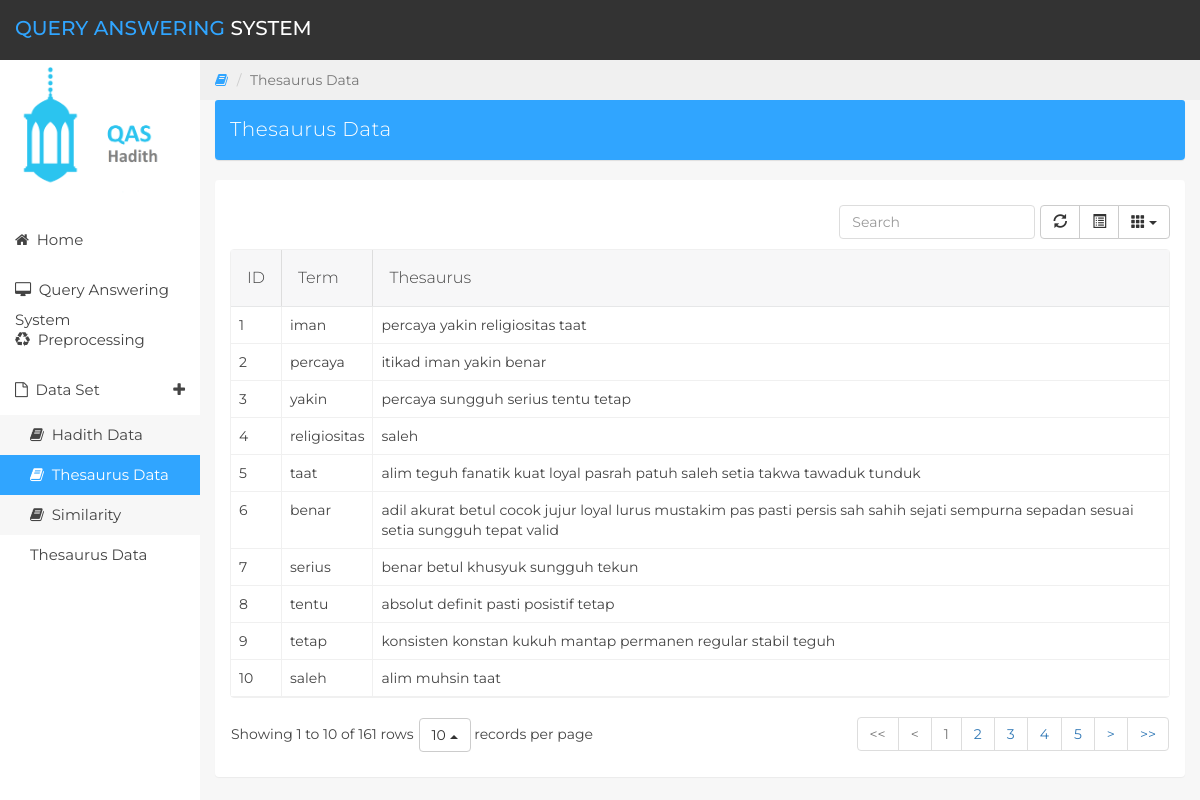
Screenshot of /data_thesaurus.php with the database file from the repository.
### tables this page shows
CREATE TABLE `tb_tes` (
  `id_tes` int(10) NOT NULL,
  `term` varchar(100) NOT NULL,
  `tesaurus` varchar(800) NOT NULL
);

### data_thesaurus.php (the view, shortened to what this page needs)
<!DOCTYPE html>
<html>
<?php
    include("koneksi.php");
?>
<head>
		<link href="css/bootstrap.min.css" rel="stylesheet">
		<link href="css/font-awesome.min.css" rel="stylesheet">
		<link href="css/datepicker3.css" rel="stylesheet">
		<link href="css/bootstrap-table.css" rel="stylesheet">
		<link href="css/styles.css" rel="stylesheet">
	</head>
	<body>
    <nav class="navbar navbar-custom navbar-fixed-top" role="navigation">
			<div class="container-fluid">
				<div class="navbar-header">
					<a class="navbar-brand" href="#"><span>Query Answering</span> System</a>
				</div>
			</div>
		</nav>
		<div id="sidebar-collapse" class="col-sm-3 col-lg-2 sidebar">
			<div>
				<img src="images/qas_hadith_icon.png" width="180" class="img-responsive" alt="">
			</div>
			<ul class="nav menu">
				<li><a class="" href="index.php"><em class="fa fa-home">&nbsp;</em> Home</a></li>
				<li><a class="" href="search.php"><span class="fa fa-desktop">&nbsp;</span> Query Answering System</a></li>
				<li><a class="" href="preprocessing.php"><span class="fa fa-recycle">&nbsp;</span> Preprocessing</a></li>
				<li class="parent "><a data-toggle="collapse" href="#sub-item-1">
					<em class="fa fa-file-o">&nbsp;</em> Data Set <span data-toggle="collapse" href="#sub-item-1" class="icon pull-right"><i class="fa fa-plus"></i></span>
					</a>
					<ul class="children collapse in" id="sub-item-1">
						<li class=""><a class="" href="dataset.php"><span class="fa fa-book">&nbsp;</span>
							Hadith Data
						</a></li>
						<li><a class="active" href="data_thesaurus.php"><span class="fa fa-book">&nbsp;</span>
							Thesaurus Data
						</a></li>
						<li><a class="" href="data_sim_thesaurus.php"><span class="fa fa-book">&nbsp;</span>
							Similarity Thesaurus Data
						</a></li>
					</ul>
				</li>
			</ul>
        </div>
		<div class="col-sm-9 col-sm-offset-3 col-lg-10 col-lg-offset-2 main">
			<div class="row">
				<ol class="breadcrumb">
					<li><a href="#">
						<em class="fa fa-book"></em>
					</a></li>
					<li class="active">Thesaurus Data</li>
				</ol>
			</div>
			<div class="row">
				<div class="col-lg-12">
					<div class="panel panel-info">
						<div class="panel panel-heading">Thesaurus Data</div>
					</div>
				</div>
    		</div>
			<div class="row">
				<div class="col-lg-12">
					<div class="panel panel-default">
						<div class="panel-body">
							<table data-toggle="table"  data-show-refresh="true" data-show-toggle="true" data-show-columns="true" data-search="true" data-select-item-name="toolbar1" data-pagination="true" data-sort-name="name" data-sort-order="desc">
								<thead>
                                    <tr>
                                        <th data-field="id_tes" data-sortable="true">ID</th>
                                        <th data-field="term" data-sortable="true">Term</th>
                                        <th data-field="tesaurus" data-sortable="true">Thesaurus</th>
                                    </tr>
								</thead>
								<tbody>
								<?php
                                mysqli_query($connect,"SET CHARACTER SET utf8");
                                $query = mysqli_query($connect, "SELECT * FROM tb_tes ORDER by id_tes ASC") or die(("Can't Connect Database"));
                                $no = 1;
                                while ($row = mysqli_fetch_assoc($query)) {
                                    ?>
                                        <tr>
                                            <td><?php echo $no;?></td>
                                            <td><?php echo $row['term'];?></td>
                                            <td><?php echo $row['tesaurus'];?></td>
                                        </tr>
                                    <?PHP
                                    $no++;
                                }
                                ?>
								</tbody>
							</table>
						</div>
					</div>
				</div>
			</div>
		</div>
	</body>
</html>

### css/styles.css (style rules this page uses)
body { background: #f7f7f7; padding-top: 60px; font-size: 14px; color: #444444; font-family: "Montserrat", "Helvetica Neue", Helvetica, Arial, sans-serif; }
a, a:hover, a:focus { color: #30a5ff; }
.navbar-custom { background: #333; height: 60px; }
.navbar-header .navbar-brand { color: #fff; font-size: 20px; text-transform: uppercase; font-weight: 500; height: 60px; padding-top: 18px; }
.navbar-header .navbar-brand span { color: #30a5ff; }
.panel { border: 0; }
.panel-info > .panel-heading { background-color: #30a5ff; color: #fff; border: none; }
.panel-heading { font-size: 20px; font-weight: 300; letter-spacing: 0.025em; height: 60px; line-height: 38px; }
.navbar { border: 0; }
.sidebar { display: block; padding: 0; display: none; box-shadow: none; background: #fff; }
.sidebar ul { margin: 20px 0px; }
@media (min-width: 768px) { .sidebar { display: block; position: fixed; top: 60px; bottom: 0; left: 0; z-index: 1000; display: block; margin: 0; padding: 0; overflow-x: hidden; overflow-y: auto; } }
@media (min-width: 768px) { .navbar-header { width: 100%; } }
.sidebar ul.nav .active a, .sidebar ul.nav li.parent a.active, .sidebar ul.nav .active > a:hover, .sidebar ul.nav li.parent a.active:hover, .sidebar ul.nav .active > a:focus, .sidebar ul.nav li.parent a.active:focus, .sidebar ul.nav ul.children li.active a { color: #fff; background-color: #30a5ff; }
.sidebar ul.nav ul, .sidebar ul.nav ul li { list-style: none; list-style-type: none; }
.sidebar ul.nav li a { height: 50px; font-size: 15px; line-height: 2em; color: #444444; }
.sidebar ul.nav ul.children { width: auto; padding: 0; margin: 0; background: #f9f9f9; }
.sidebar ul.nav ul.children li a { height: 40px; background: #f7f7f7; color: #444444; }
.sidebar ul.nav li.parent ul li a { border: none; display: block; padding-left: 30px; line-height: 40px; border-radius: 0; }
.breadcrumb { border-radius: 0; padding: 10px 15px 10px 15px; background: #f0f0f0; margin: 0; }
.table { background: #fff; }

### data_thesaurus.php (style rules this page uses)
body { display:none; }

### rows the page displays
tb_tes: term "iman", tesaurus "percaya yakin religiositas taat"
tb_tes: term "percaya", tesaurus "itikad iman yakin benar"
tb_tes: term "yakin", tesaurus "percaya sungguh serius tentu tetap"
tb_tes: term "religiositas", tesaurus "saleh"
tb_tes: term "taat", tesaurus "alim teguh fanatik kuat loyal pasrah patuh saleh setia takwa tawaduk tunduk"
tb_tes: term "benar", tesaurus "adil akurat betul cocok jujur loyal lurus mustakim pas pasti persis sah sahih sejati sempurna sepadan sesuai setia sungguh tepat valid"
tb_tes: term "serius", tesaurus "benar betul khusyuk sungguh tekun"
tb_tes: term "tentu", tesaurus "absolut definit pasti posistif tetap"
tb_tes: term "tetap", tesaurus "konsisten konstan kukuh mantap permanen regular stabil teguh"
tb_tes: term "saleh", tesaurus "alim muhsin taat"
